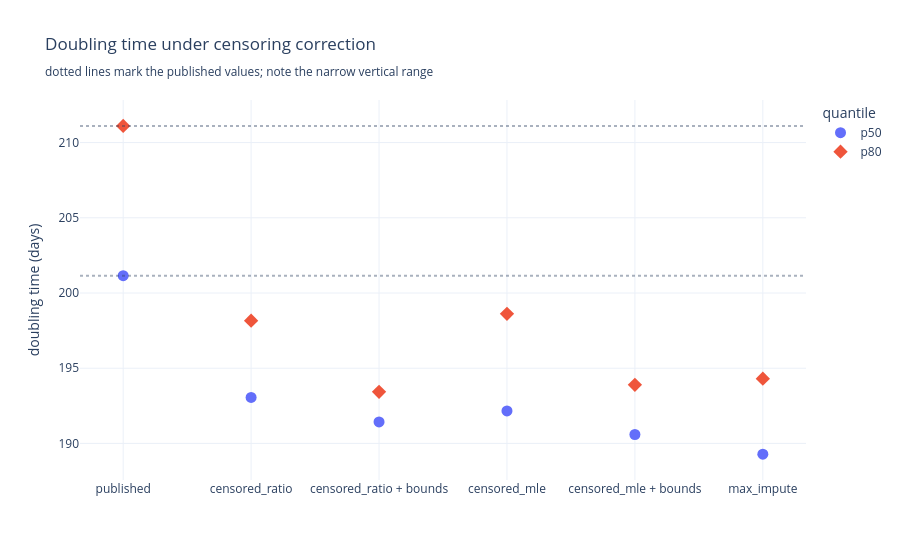

Write notebook code for a chart like this one.
### Code cell
fig = px.scatter(
    scenario_summary, x="scenario", y="doubling_days",
    color="quantile", symbol="quantile",
    category_orders={"scenario": SCENARIO_ORDER},
    title="Doubling time under censoring correction<br>"
          "<sub>dotted lines mark the published values; note the narrow vertical "
          "range</sub>",
    labels={"doubling_days": "doubling time (days)", "scenario": ""},
)
fig.update_traces(marker=dict(size=11))
for quantile_label in ["p50", "p80"]:
    fig.add_hline(
        y=float(published_by_quantile.loc[quantile_label, "doubling_days"]),
        line_dash="dot", opacity=0.4,
    )
fig.write_image(FIGURES / f"doubling_by_scenario{SUFFIX}.png", width=880, height=500, scale=2)
show(fig)

### Figure 1 — Plotly figure (JSON) as saved in the notebook; plotly's stock layout.template omitted (floating-point values rounded to 4 significant figures)
{"data": [{"hovertemplate": "quantile=p50<br>=%{x}<br>doubling time (days)=%{y}<extra></extra>", "legendgroup": "p50", "marker": {"color": "#636efa", "size": 11, "symbol": "circle"}, "mode": "markers", "name": "p50", "orientation": "v", "showlegend": true, "type": "scatter", "x": ["published", "max_impute", "censored_mle", "censored_mle + bounds", "censored_ratio", "censored_ratio + bounds"], "xaxis": "x", "y": [201.2, 189.3, 192.2, 190.6, 193.1, 191.4], "yaxis": "y"}, {"hovertemplate": "quantile=p80<br>=%{x}<br>doubling time (days)=%{y}<extra></extra>", "legendgroup": "p80", "marker": {"color": "#EF553B", "size": 11, "symbol": "diamond"}, "mode": "markers", "name": "p80", "orientation": "v", "showlegend": true, "type": "scatter", "x": ["published", "max_impute", "censored_mle", "censored_mle + bounds", "censored_ratio", "censored_ratio + bounds"], "xaxis": "x", "y": [211.1, 194.3, 198.6, 193.9, 198.2, 193.4], "yaxis": "y"}], "layout": {"legend": {"title": {"text": "quantile"}, "tracegroupgap": 0}, "shapes": [{"line": {"dash": "dot"}, "opacity": 0.4, "type": "line", "x0": 0, "x1": 1, "xref": "x domain", "y0": 201.2, "y1": 201.2, "yref": "y"}, {"line": {"dash": "dot"}, "opacity": 0.4, "type": "line", "x0": 0, "x1": 1, "xref": "x domain", "y0": 211.1, "y1": 211.1, "yref": "y"}], "title": {"text": "Doubling time under censoring correction<br><sub>dotted lines mark the published values; note the narrow vertical range</sub>"}, "xaxis": {"anchor": "y", "categoryarray": ["published", "censored_ratio", "censored_ratio + bounds", "censored_mle", "censored_mle + bounds", "max_impute"], "categoryorder": "array", "domain": [0.0, 1.0], "title": {"text": ""}}, "yaxis": {"anchor": "x", "domain": [0.0, 1.0], "title": {"text": "doubling time (days)"}}}}
